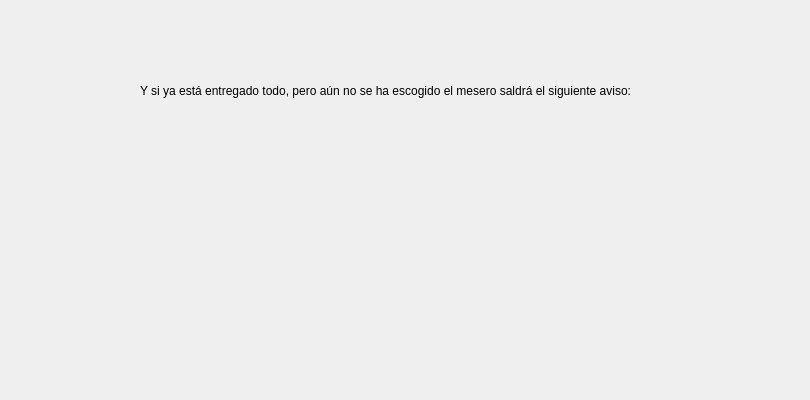
        <widget class="QWidget" name="page_6">
         <widget class="QLabel" name="label_20">
          <property name="geometry">
           <rect>
            <x>140</x>
            <y>60</y>
            <width>661</width>
            <height>61</height>
           </rect>
          </property>
          <property name="styleSheet">
           <string notr="true">font: 10pt &quot;Tw Cen MT Condensed Extra Bold&quot;;
</string>
          </property>
          <property name="text">
           <string>Y si ya está entregado todo, pero aún no se ha escogido el mesero saldrá el siguiente aviso:</string>
          </property>
         </widget>
         <widget class="QLabel" name="label_21">
          <property name="geometry">
           <rect>
            <x>60</x>
            <y>120</y>
            <width>451</width>
            <height>271</height>
           </rect>
          </property>
          <property name="text">
           <string/>
          </property>
          <property name="pixmap">
           <pixmap resource="Archivos.qrc">:/Imagenes/ayuda 6.png</pixmap>
          </property>
          <property name="scaledContents">
           <bool>true</bool>
          </property>
         </widget>
         <widget class="QLabel" name="label_22">
          <property name="geometry">
           <rect>
            <x>590</x>
            <y>210</y>
            <width>161</width>
            <height>91</height>
           </rect>
          </property>
          <property name="text">
           <string/>
          </property>
          <property name="pixmap">
           <pixmap resource="Archivos.qrc">:/Imagenes/ayuda 6.1.png</pixmap>
          </property>
          <property name="scaledContents">
           <bool>true</bool>
          </property>
         </widget>
        </widget>
